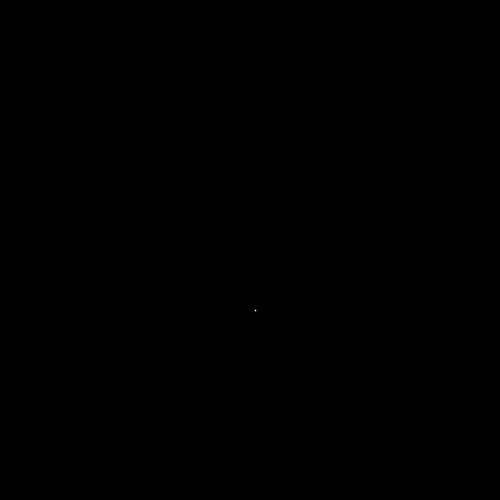
Frame 1 (no input)
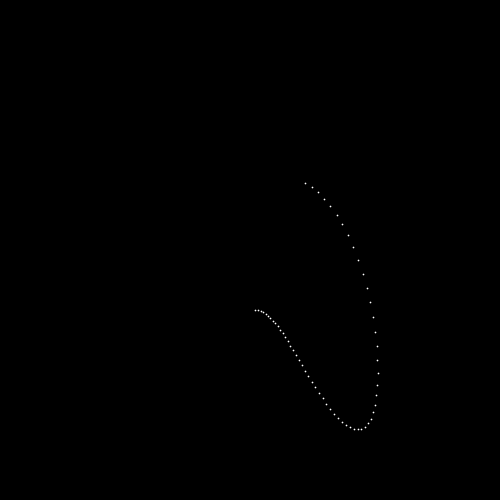
Frame 60 (the mouse pressed at the canvas centre just before this capture)
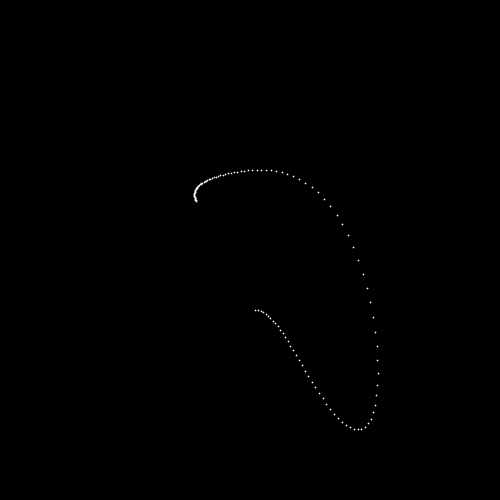
Frame 120 (the mouse held since frame 60 and released just before this capture)

The Processing sketch that drew these frames (run headless with seeded random() and noise(); from frame 60 on, the mouse is pressed at the canvas centre):

// Processing sketch: LorenzSystem012D
// ── LorenzSystem012D.pde
float x = 0.5;
float y = 10;
float z = 0;
float dt = 0.005;
float a = 10.0;
float p = 28.0;
float b = 9.0/3.0;

void setup() {
  size(500, 500);
  background(0);
  stroke(255);
  strokeWeight(0.3);
}

void draw() {  
  float dx = (a*(y - x))*dt;
  float dy = (x*(p - z) - y)*dt;
  float dz = (x*y - b*z)*dt;
  
  x = x + dx;
  y = y + dy;
  z = z + dz;
  
  translate(width/2, height/2);
  scale(6);
  point(x, y);
}
  
